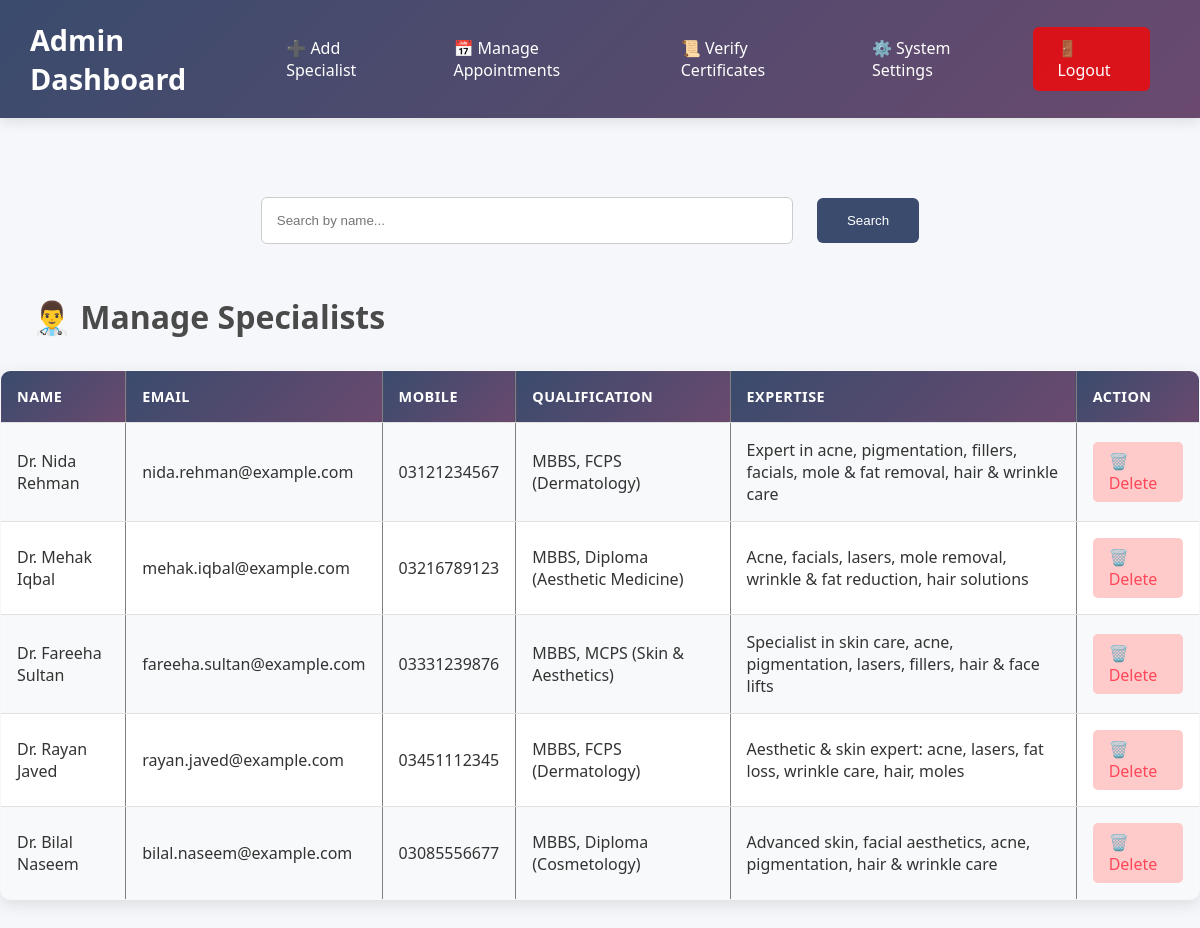
Page /derma/admin/specialist_list.php on the committed database.
### tables this page shows
CREATE TABLE `specialists` (
  `id` int NOT NULL,
  `first_name` varchar(50) NOT NULL,
  `last_name` varchar(50) NOT NULL,
  `username` varchar(50) NOT NULL,
  `password` varchar(255) NOT NULL,
  `email` varchar(100) NOT NULL,
  `mobile` varchar(15) NOT NULL,
  `cnic` varchar(15) NOT NULL,
  `state` varchar(50) NOT NULL,
  `city` varchar(50) NOT NULL,
  `qualification` varchar(100) NOT NULL,
  `area_of_expertise` varchar(100) DEFAULT NULL,
  `profile_photo_path` varchar(255) DEFAULT NULL,
  `role` enum('specialist') NOT NULL DEFAULT 'specialist',
  `created_at` timestamp NULL DEFAULT CURRENT_TIMESTAMP
);

### derma/admin/specialist_list.php (the view, shortened to what this page needs)
<?php
include 'db_connection.php';
$search = isset($_GET['search']) ? mysqli_real_escape_string($conn, $_GET['search']) : '';
if (!empty($search)) {
    $result = mysqli_query($conn, "SELECT * FROM specialists WHERE CONCAT(first_name, ' ', last_name) LIKE '%$search%'");
} else {
    $result = mysqli_query($conn, "SELECT * FROM specialists");
}
?>
<!DOCTYPE html>
<html>
<head>
</head>
<body>
    <header>
        <h1><a href="admin_dashboard.php" style="color:white!important;text-decoration:none">Admin Dashboard</a></h1>
        <nav>
            <a href="add_specialist.php">➕ Add Specialist</a>
            <a href="appointments.php">📅 Manage Appointments</a>
            <a href="verify_certificates.php">📜 Verify Certificates</a>
            <a href="system_settings.php">⚙️ System Settings</a>
            <a href="../logout.php" class="logout">🚪 Logout</a>
        </nav>
    </header>
    <form method="GET" style="text-align:center; margin-top: 60px;">
        <input type="text" name="search" placeholder="Search by name..." value="<?= isset($_GET['search']) ? htmlspecialchars($_GET['search']) : '' ?>" style="padding:15px; width: 500px; border-radius: 6px; border: 1px solid #ccc;">
        <button type="submit" style="padding: 15px 30px;margin:20px; background: #3a4b6d; color: white; border: none; border-radius: 6px; cursor: pointer;">Search</button>
    </form>
    <h1>👨‍⚕️ Manage Specialists</h1>
    <table border="1">
        <tr>
            <th>Name</th>
            <th>Email</th>
            <th>Mobile</th>
            <th>Qualification</th>
            <th>Expertise</th>
            <th>Action</th>
        </tr>
        <?php while ($row = mysqli_fetch_assoc($result)) { ?>
            <tr>
                <td><?= $row['first_name'] . ' ' . $row['last_name']; ?></td>
                <td><?= $row['email']; ?></td>
                <td><?= $row['mobile']; ?></td>
                <td><?= $row['qualification']; ?></td>
                <td><?= $row['area_of_expertise']; ?></td>
                <td>
                    <a href="?delete_id=<?= $row['id']; ?>" onclick="return confirm('Are you sure?')">🗑️ Delete</a>
                </td>
            </tr>
        <?php } ?>
    </table>
</body>
</html>

### derma/admin/specialist_list.php (style rules this page uses)
body { font-family: 'Segoe UI', Tahoma, Geneva, Verdana, sans-serif; margin: 0; padding: 0; background-color: #f5f7fa; color: #333; }
header { background: linear-gradient(135deg, #3a4b6d 0%, #6a4a6e 100%); color: #fff; padding: 20px 0; display: flex; justify-content: space-between; align-items: center; box-shadow: 0 4px 12px rgba(0, 0, 0, 0.1); position: sticky; top: 0; z-index: 1000; }
header h1 { margin: 0; margin-left: 30px; font-size: 1.8rem; font-weight: 600; }
nav { display: flex; gap: 15px; margin-right: 20px; }
nav a { color: #fff; text-decoration: none; font-weight: 500; padding: 0.6rem 1.2rem; border-radius: 6px; transition: all 0.3s ease; display: flex; align-items: center; gap: 8px; }
.logout { background-color: rgba(255, 0, 0, 0.762); margin-right: 30px; padding: 0.6rem 1.5rem; }
h1 { color: #4a4a4a; margin: 2rem; font-size: 2rem; display: flex; align-items: center; gap: 0.5rem; }
table { width: 100%; max-width: 1600px; margin: 2rem auto; border-collapse: collapse; box-shadow: 0 5px 15px rgba(0, 0, 0, 0.1); border-radius: 10px; overflow: hidden; }
th, td { padding: 1rem; text-align: left; border-bottom: 1px solid #e0e0e0; }
th { background: linear-gradient(135deg, #3a4b6d 0%, #6a4a6e 100%); color: white; font-weight: 600; text-transform: uppercase; font-size: 0.9rem; letter-spacing: 0.5px; }
tr:nth-child(even) { background-color: #f8f9fa; }
tr:nth-child(odd) { background-color: white; }
td a { color: #ff4757; text-decoration: none; font-weight: 500; padding: 0.5rem 1rem; border-radius: 5px; transition: all 0.3s ease; display: inline-block; background-color: #fecaca; }

### rows in the picture
specialists: first_name "Dr. Nida", last_name "Rehman", email "nida.rehman@example.com", mobile "03121234567", qualification "MBBS, FCPS (Dermatology)", area_of_expertise "Expert in acne, pigmentation, fillers, facials, mole & fat removal, hair & wrinkle care"
specialists: first_name "Dr. Mehak", last_name "Iqbal", email "mehak.iqbal@example.com", mobile "03216789123", qualification "MBBS, Diploma (Aesthetic Medicine)", area_of_expertise "Acne, facials, lasers, mole removal, wrinkle & fat reduction, hair solutions"
specialists: first_name "Dr. Fareeha", last_name "Sultan", email "fareeha.sultan@example.com", mobile "03331239876", qualification "MBBS, MCPS (Skin & Aesthetics)", area_of_expertise "Specialist in skin care, acne, pigmentation, lasers, fillers, hair & face lifts"
specialists: first_name "Dr. Rayan", last_name "Javed", email "rayan.javed@example.com", mobile "03451112345", qualification "MBBS, FCPS (Dermatology)", area_of_expertise "Aesthetic & skin expert: acne, lasers, fat loss, wrinkle care, hair, moles"
specialists: first_name "Dr. Bilal", last_name "Naseem", email "bilal.naseem@example.com", mobile "03085556677", qualification "MBBS, Diploma (Cosmetology)", area_of_expertise "Advanced skin, facial aesthetics, acne, pigmentation, hair & wrinkle care"
